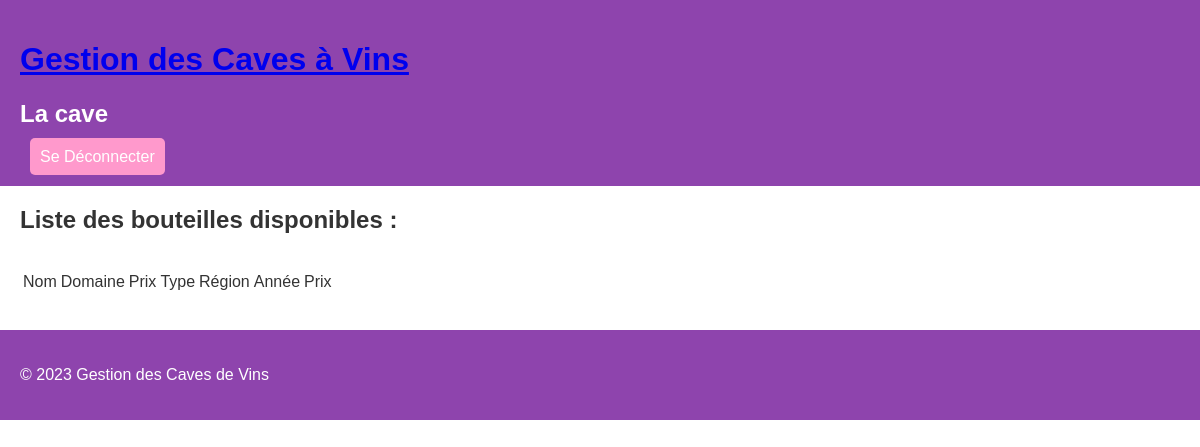
Page /bouteille on the earlier database version.
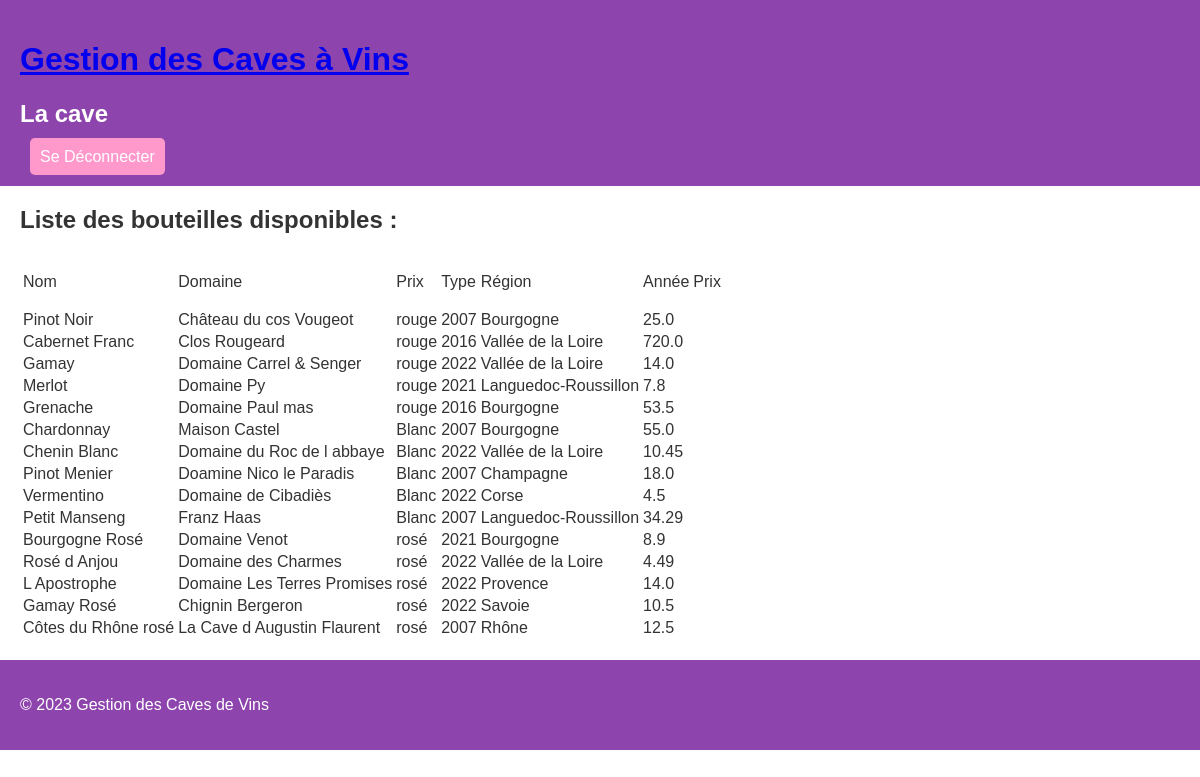
Same page on the later database version.
### tables this page shows
CREATE TABLE Vin (id INTEGER NOT NULL PRIMARY KEY AUTOINCREMENT, nom TEXTE, domaine TEXT, type TEXT, année INTEGER, region TEXT, prix REAL);

### app.py (the view)
@app.route("/bouteille", methods=["GET", "POST"])
def bouteilles():
    list_vin = action.Vin.list_all_wine()
    return render_template("bouteille.html", list_bouteille = list_vin, connecte = True)

### db.py (called while the page is built)
def connect_db():
    return sqlite3.connect("./viticulture.db")

def adapte(sql_data):
    py_data = sql_data.fetchall()
    return py_data

def sql_list_wine():
    query = "SELECT * from Vin ;"
    return query

### objet.py (called while the page is built)
    def list_all_wine():
        connection = db.connect_db()
        cursor = connection.cursor()
        row = cursor.execute(db.sql_list_wine())
        data = db.adapte(row)
        connection.close()
        list_vin = []
        for vin in range(len(data)):
            vin_actuel = [data[vin][1], data[vin][2], data[vin][3], data[vin][4], data[vin][5], data[vin][6]]
            list_vin.append(vin_actuel)
        return list_vin

### templates/bouteille.html (shortened to what this page needs)
{% extends "layout.html" %}
{% block title %} La cave {% endblock %}
{% block content %}
    <section class="cave">
        <h2>Liste des bouteilles disponibles :</h2>
        <table>
            <tbody>
                    <td>
                        <p>Nom</p>
                    </td>
                    <td>
                        <p> Domaine</p>
                    </td>
                    <td>
                        <p>Prix</p>
                    </td>
                    <td>
                        <p>Type</p>
                    </td>
                    <td>
                        <p>Région</p>
                    </td>
                    <td>
                        <p>Année</p>
                    </td>
                    <td>
                        <p>Prix</p>
                    </td>
                {% for bouteille in list_bouteille %}
                    <tr>
                        <td>
                            {{ bouteille[0] }}
                        </td>
                        <td>
                            {{ bouteille[1] }}
                        </td>
                        <td>
                            {{ bouteille[2] }}
                        </td>
                        <td>
                            {{ bouteille[3] }}
                        </td>
                        <td>
                            {{ bouteille[4] }}
                        </td>
                        <td>
                            {{ bouteille[5] }}
                        </td>
                        <td>
                        </td>
                    </tr>
                {% endfor %}
            </tbody>
        </table>
    </section>
{% endblock %}

### templates/layout.html (shortened to what this page needs)
<!DOCTYPE html>
<html lang="en">
<head>
    <link rel="stylesheet" type="text/css" href="{{ url_for('static', filename='style.css')}}">
</head>
<body>
    <header>
        {% if connecte != True %}
            <h1> <a href="/">Gestion des Caves à Vins</a></h1>
        {% else%}
            <h1> <a href="/lobby">Gestion des Caves à Vins</a></h1>
        {% endif %}
        <h2> {% block title%}{% endblock %} </h2>
        {% if connecte != True %}
            <a href="/inscription" class="register-button">S'enregistrer</a>
            <a href="/connexion" class="login-button">Se connecter</a>
        {% else%}
            <a href="/deconnexion" class="login-button">Se Déconnecter</a>
        {% endif %}
    </header>
    {% block content%}
    {% endblock %}
    <footer>
        <p>&copy; 2023 Gestion des Caves de Vins</p>
    </footer>
</body>
</html>

### static/style.css (style rules this page uses)
body { background-color: #ffffff; color: #333333; font-family: Arial, sans-serif; margin: 0; padding: 0; }
header, footer { background-color: #8e44ad; padding: 20px; color: #ffffff; position: static; }
.register-button, .login-button { margin: 10px; padding: 10px; background-color: #ff99cc; color: #ffffff; text-decoration: none; border: none; border-radius: 5px; cursor: pointer; }
.login-button { margin-right: 20px; }
section { margin: 20px; }

Differences in the rows shown:
added Vin: nom "Pinot Noir", domaine "Château du cos Vougeot", type "rouge", année "2007", region "Bourgogne", prix "25.0"
added Vin: nom "Cabernet Franc", domaine "Clos Rougeard", type "rouge", année "2016", region "Vallée de la Loire", prix "720.0"
added Vin: nom "Gamay", domaine "Domaine Carrel & Senger", type "rouge", année "2022", region "Vallée de la Loire", prix "14.0"
added Vin: nom "Merlot", domaine "Domaine Py", type "rouge", année "2021", region "Languedoc-Roussillon", prix "7.8"
added Vin: nom "Grenache", domaine "Domaine Paul mas", type "rouge", année "2016", region "Bourgogne", prix "53.5"
added Vin: nom "Chardonnay", domaine "Maison Castel", type "Blanc", année "2007", region "Bourgogne", prix "55.0"
added Vin: nom "Chenin Blanc", domaine "Domaine du Roc de l abbaye", type "Blanc", année "2022", region "Vallée de la Loire", prix "10.45"
added Vin: nom "Pinot Menier", domaine "Doamine Nico le Paradis", type "Blanc", année "2007", region "Champagne", prix "18.0"
added Vin: nom "Vermentino", domaine "Domaine de Cibadiès", type "Blanc", année "2022", region "Corse", prix "4.5"
added Vin: nom "Petit Manseng", domaine "Franz Haas", type "Blanc", année "2007", region "Languedoc-Roussillon", prix "34.29"
added Vin: nom "Bourgogne Rosé", domaine "Domaine Venot", type "rosé", année "2021", region "Bourgogne", prix "8.9"
added Vin: nom "Rosé d Anjou", domaine "Domaine des Charmes", type "rosé", année "2022", region "Vallée de la Loire", prix "4.49"
added Vin: nom "L Apostrophe", domaine "Domaine Les Terres Promises", type "rosé", année "2022", region "Provence", prix "14.0"
added Vin: nom "Gamay Rosé", domaine "Chignin Bergeron", type "rosé", année "2022", region "Savoie", prix "10.5"
added Vin: nom "Côtes du Rhône rosé", domaine "La Cave d Augustin Flaurent", type "rosé", année "2007", region "Rhône", prix "12.5"
